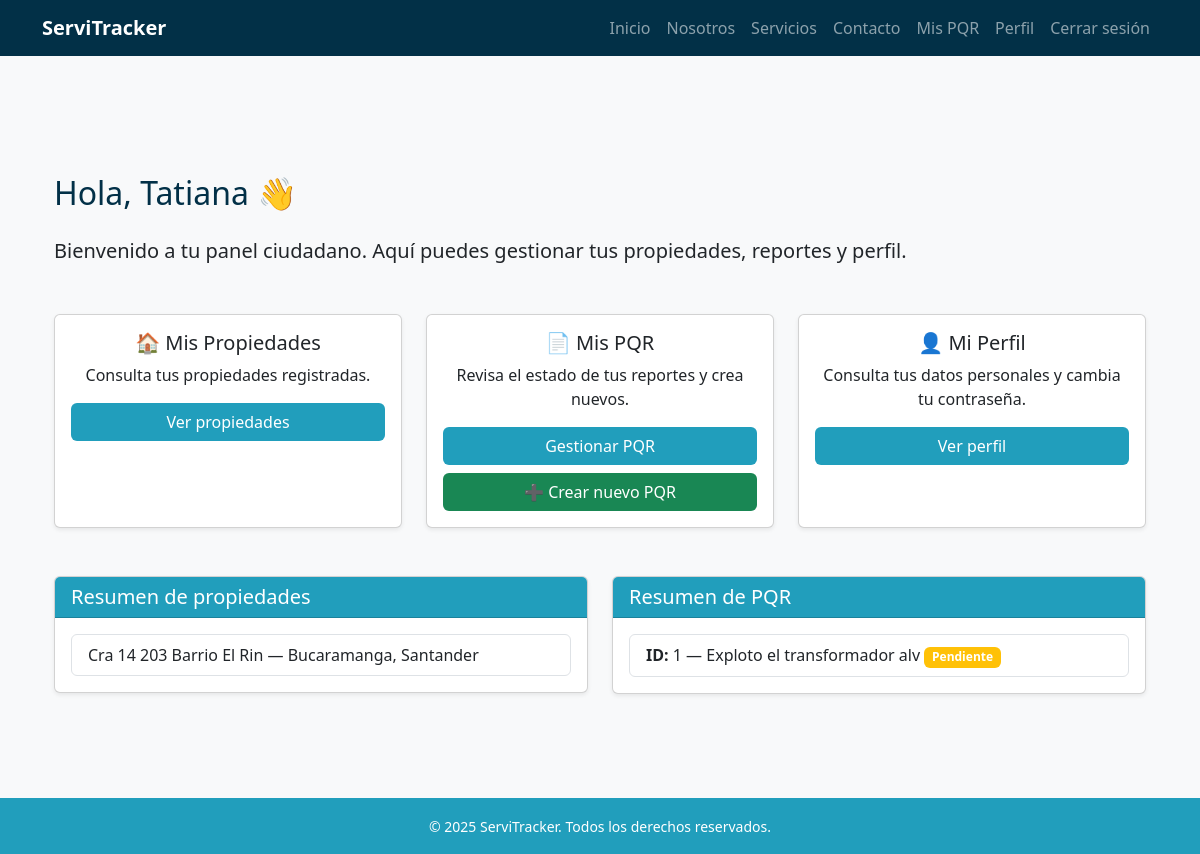
Screenshot of /usuarios/dashboard/ (signed in) with the database file from the repository.
### usuarios/models.py (models this page shows, shortened)
class Usuario(AbstractBaseUser, PermissionsMixin):
    ROLES = [
        ("administrador", "Administrador"),
        ("agente", "Agente"),
        ("tecnico", "Técnico"),
        ("ciudadano", "Ciudadano"),
    ]
    documento = models.CharField(max_length=20, unique=True)
    email = models.EmailField(blank=True, null=True)
    nombres = models.CharField(max_length=100, blank=True, null=True)
    apellidos = models.CharField(max_length=100, blank=True, null=True)
    rol = models.CharField(max_length=20, choices=ROLES, default="ciudadano")
    especialidad = models.ForeignKey(Especialidad, on_delete=models.SET_NULL, null=True, blank=True)
    is_active = models.BooleanField(default=True)
    is_staff = models.BooleanField(default=False)
    date_joined = models.DateTimeField(auto_now_add=True)
    objects = UsuarioManager()
    USERNAME_FIELD = "documento"
    REQUIRED_FIELDS = []  # puedes agregar 'email' si quieres que sea obligatorio

### propiedades/models.py (models this page shows, shortened)
class Propiedad(models.Model):
    usuario = models.ForeignKey(
        settings.AUTH_USER_MODEL,
        on_delete=models.CASCADE,
        related_name='propiedades'
    )
    departamento = models.CharField(max_length=100)
    ciudad = models.CharField(max_length=100)
    direccion = models.CharField(max_length=200)
    activa = models.BooleanField(default=True)

### pqr/models.py (models this page shows, shortened)
class PQR(models.Model):
    ciudadano = models.ForeignKey(
        settings.AUTH_USER_MODEL,
        on_delete=models.SET_NULL,
        null=True,
        blank=True,
        related_name="pqrs_ciudadano"
    )
    propiedad = models.ForeignKey(
        Propiedad,
        on_delete=models.SET_NULL,
        null=True,
        blank=True
    )
    direccion = models.CharField(max_length=255, blank=True, null=True)
    departamento = models.CharField(max_length=100, blank=True, null=True)
    ciudad = models.CharField(max_length=100, blank=True, null=True)
    telefono_contacto = models.CharField(max_length=20, unique=True, null=True, blank=True)
    tipo_falla = models.ForeignKey(TipoFalla, on_delete=models.PROTECT)
    descripcion = models.TextField()
    estado = models.ForeignKey(EstadoPQR, on_delete=models.PROTECT)
    tecnico_asignado = models.ForeignKey(
        settings.AUTH_USER_MODEL,
        on_delete=models.SET_NULL,
        null=True,
        blank=True,
        related_name="pqrs_tecnico"
    )
    agente_revisor = models.ForeignKey(
        settings.AUTH_USER_MODEL,
        on_delete=models.SET_NULL,
        null=True,
        blank=True,
        related_name="pqrs_agente"
    )
    fecha_creacion = models.DateTimeField(auto_now_add=True)
    fecha_actualizacion = models.DateTimeField(auto_now=True)

class EstadoPQR(models.Model):
    nombre = models.CharField(max_length=50)

### usuarios/views.py (the view)
# urls.py: path("dashboard/", views.dashboard_ciudadano, name="dashboard_ciudadano"),
@login_required
def dashboard_ciudadano(request):
    if request.user.rol != "ciudadano":
        return redirect("index")
    propiedades = Propiedad.objects.filter(usuario=request.user)
    pqr = PQR.objects.filter(ciudadano=request.user)
    return render(request, "usuarios/dashboard_ciudadano.html", {
        "usuario": request.user,
        "propiedades": propiedades,
        "pqr": pqr,
    })

### templates/usuarios/dashboard_ciudadano.html (shortened to what this page needs)
{% extends 'base.html' %}
{% block content %}
<div class="container my-5">
    <h2 class="text-blue-dark mb-4">Hola, {{ usuario.nombres }} 👋</h2>
    <p class="lead">Bienvenido a tu panel ciudadano. Aquí puedes gestionar tus propiedades, reportes y perfil.</p>
    <div class="row g-4 mt-4">
        <div class="col-md-4">
            <div class="card shadow-sm h-100">
                <div class="card-body text-center">
                    <h5 class="card-title">🏠 Mis Propiedades</h5>
                    <p class="card-text">Consulta tus propiedades registradas.</p>
                    <a href="{% url 'mis_propiedades' %}" class="btn btn-blue-mid w-100">Ver propiedades</a>
                </div>
            </div>
        </div>
        <div class="col-md-4">
            <div class="card shadow-sm h-100">
                <div class="card-body text-center">
                    <h5 class="card-title">📄 Mis PQR</h5>
                    <p class="card-text">Revisa el estado de tus reportes y crea nuevos.</p>
                    <a href="{% url 'mi_lista_pqr' %}" class="btn btn-blue-mid w-100 mb-2">Gestionar PQR</a>
                    <a href="{% url 'nuevo_pqr' %}" class="btn btn-green-dark w-100">➕ Crear nuevo PQR</a>
                </div>
            </div>
        </div>
        <div class="col-md-4">
            <div class="card shadow-sm h-100">
                <div class="card-body text-center">
                    <h5 class="card-title">👤 Mi Perfil</h5>
                    <p class="card-text">Consulta tus datos personales y cambia tu contraseña.</p>
                    <a href="{% url 'perfil' %}" class="btn btn-blue-mid w-100">Ver perfil</a>
                </div>
            </div>
        </div>
    </div>
    <div class="row mt-5">
        <div class="col-md-6">
            <div class="card shadow-sm">
                <div class="card-header bg-blue-mid text-white">
                    <h5 class="mb-0">Resumen de propiedades</h5>
                </div>
                <div class="card-body">
                    {% if propiedades %}
                        <ul class="list-group">
                            {% for propiedad in propiedades %}
                                <li class="list-group-item">
                                    {{ propiedad.direccion }} — {{ propiedad.ciudad }}, {{ propiedad.departamento }}
                                </li>
                            {% endfor %}
                        </ul>
                    {% else %}
                        <p>No tienes propiedades registradas.</p>
                    {% endif %}
                </div>
            </div>
        </div>
        <div class="col-md-6 mt-md-0 mt-4">
            <div class="card shadow-sm">
                <div class="card-header bg-blue-mid text-white">
                    <h5 class="mb-0">Resumen de PQR</h5>
                </div>
                <div class="card-body">
                    {% if pqr %}
                        <ul class="list-group">
                            {% for reporte in pqr %}
                                <li class="list-group-item">
                                    <strong>ID:</strong> {{ reporte.id }} — {{ reporte.descripcion }}
                                    <span class="badge
                                        {% if reporte.estado.nombre == 'Pendiente' %} bg-warning
                                        {% elif reporte.estado.nombre == 'En curso' %} bg-info
                                        {% elif reporte.estado.nombre == 'Resuelto' %} bg-success
                                        {% elif reporte.estado.nombre == 'Urgente' %} bg-danger
                                        {% elif reporte.estado.nombre == 'Muy urgente' %} bg-dark
                                        {% else %} bg-secondary
                                        {% endif %}">
                                        {{ reporte.estado.nombre }}
                                    </span>
                                </li>
                            {% endfor %}
                        </ul>
                    {% else %}
                        <p>No has creado PQR aún.</p>
                    {% endif %}
                </div>
            </div>
        </div>
    </div>
</div>
{% endblock %}

### static/css/style.css (style rules this page uses)
:root { --blue-light: #8ecae6; --blue-mid: #219ebc; --blue-deep: #126782; --blue-dark: #023047; --yellow: #ffb703; --orange-light: #fd9e02; --orange-dark: #fb8500; --green-light: #198754; --green-dark: #146c43; }
.text-blue-dark { color: var(--blue-dark); }
.bg-blue-mid { background-color: var(--blue-mid); }
body { font-family: 'Segoe UI', sans-serif; background-color: #f8f9fa; padding-top: 70px; min-height: 100vh; display: flex; flex-direction: column; }
.btn-blue-mid { background-color: var(--blue-mid); color: white; }
.btn-green-dark { background-color: var(--green-light); color: white; }

### rows the page displays
Usuario: nombres "Tatiana"
Propiedad: direccion "Cra 14 203 Barrio El Rin", ciudad "Bucaramanga", departamento "Santander"
PQR: id "1", descripcion "Exploto el transformador alv", estado.nombre "Pendiente"
